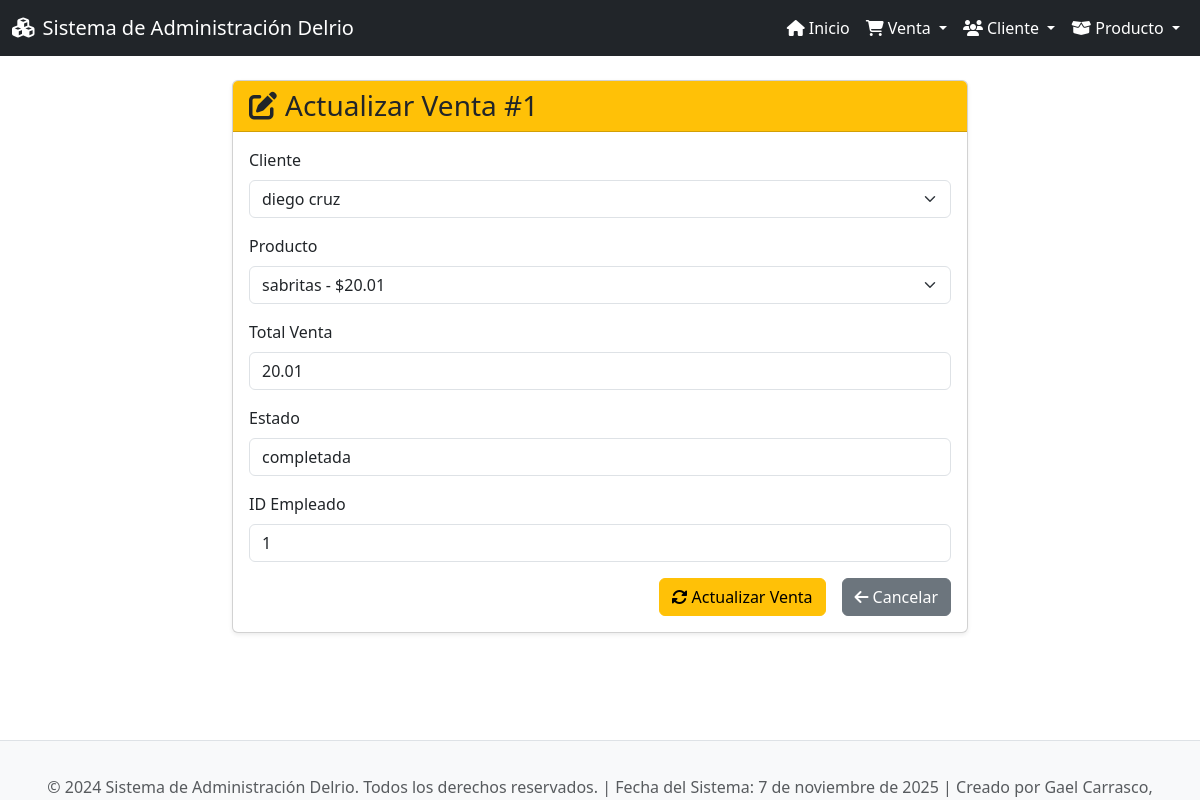
Page /ventas/actualizar/1/ on the committed database.
### app_Delrio/models.py (models this page shows, shortened)
class Venta(models.Model):
    fech_venta = models.DateTimeField(auto_now_add=True)
    total_venta = models.DecimalField(max_digits=10, decimal_places=2)
    estado = models.CharField(max_length=50)
    id_clie = models.ForeignKey(Cliente, on_delete=models.CASCADE, related_name="ventas")
    id_prod = models.ForeignKey(Producto, on_delete=models.CASCADE, related_name="ventas")
    id_empl = models.IntegerField()  # Si tuvieras tabla Empleado, usarías ForeignKey

class Cliente(models.Model):
    nom_clie = models.CharField(max_length=100)
    apellido_clie = models.CharField(max_length=100)
    C_E_clie = models.CharField(max_length=100)  # Correo electrónico
    tel_clie = models.CharField(max_length=20)
    direc_clie = models.TextField()
    fech_compra = models.DateField()

class Producto(models.Model):
    nom_prod = models.CharField(max_length=100)
    desc_prod = models.TextField(blank=True, null=True)
    precio_unidad = models.DecimalField(max_digits=10, decimal_places=2)
    stock = models.IntegerField()
    fech_creacion = models.DateTimeField(auto_now_add=True)
    id_prov = models.IntegerField()  # Si existiera tabla 'proveedor', sería ForeignKey

### app_Delrio/views.py (the view)
# urls.py: path('ventas/actualizar/<int:pk>/', views.actualizar_venta, name='actualizar_venta'),
def actualizar_venta(request, pk):
    venta = get_object_or_404(Venta, pk=pk)
    clientes = Cliente.objects.all()
    productos = Producto.objects.all()
    return render(request, 'Ventas/actualizar_venta.html', {
        'venta': venta,
        'clientes': clientes,
        'productos': productos
    })

### app_Delrio/templates/ventas/actualizar_venta.html (shortened to what this page needs)
{% extends 'base.html' %}
{% block content %}
<div class="row justify-content-center">
    <div class="col-md-8">
        <div class="card shadow-sm">
            <div class="card-header bg-warning text-dark">
                <h3 class="mb-0"><i class="fas fa-edit me-2"></i>Actualizar Venta #{{ venta.id }}</h3>
            </div>
            <div class="card-body">
                <form action="{% url 'realizar_actualizacion_venta' venta.id %}" method="post">
                    <div class="mb-3">
                        <label for="id_clie" class="form-label">Cliente</label>
                        <select class="form-select" id="id_clie" name="id_clie" required>
                            {% for cliente in clientes %}
                                <option value="{{ cliente.id }}" {% if cliente.id == venta.id_clie.id %}selected{% endif %}>
                                    {{ cliente.nom_clie }} {{ cliente.apellido_clie }}
                                </option>
                            {% endfor %}
                        </select>
                    </div>
                    <div class="mb-3">
                        <label for="id_prod" class="form-label">Producto</label>
                        <select class="form-select" id="id_prod" name="id_prod" required>
                            {% for producto in productos %}
                                <option value="{{ producto.id }}" {% if producto.id == venta.id_prod.id %}selected{% endif %}>
                                    {{ producto.nom_prod }} - ${{ producto.precio_unidad }}
                                </option>
                            {% endfor %}
                        </select>
                    </div>
                    <div class="mb-3">
                        <label for="total_venta" class="form-label">Total Venta</label>
                        <input type="number" step="0.01" class="form-control" id="total_venta" name="total_venta" value="{{ venta.total_venta }}" required>
                    </div>
                    <div class="mb-3">
                        <label for="estado" class="form-label">Estado</label>
                        <input type="text" class="form-control" id="estado" name="estado" value="{{ venta.estado }}" required>
                    </div>
                    <div class="mb-3">
                        <label for="id_empl" class="form-label">ID Empleado</label>
                        <input type="number" class="form-control" id="id_empl" name="id_empl" value="{{ venta.id_empl }}" required>
                    </div>
                    <div class="d-grid gap-2 d-md-flex justify-content-md-end">
                        <button type="submit" class="btn btn-warning me-md-2"><i class="fas fa-sync-alt me-1"></i>Actualizar Venta</button>
                        <a href="{% url 'ver_ventas' %}" class="btn btn-secondary"><i class="fas fa-arrow-left me-1"></i>Cancelar</a>
                    </div>
                </form>
            </div>
        </div>
    </div>
</div>
{% endblock %}

### app_Delrio/templates/base.html (style rules this page uses)
body { display: flex; flex-direction: column; min-height: 100vh; }

### rows in the picture
Venta: id "1", id_clie "diego cruz", id_prod "sabritas - $20.01", total_venta "20.01", estado "completada", id_empl "1"
